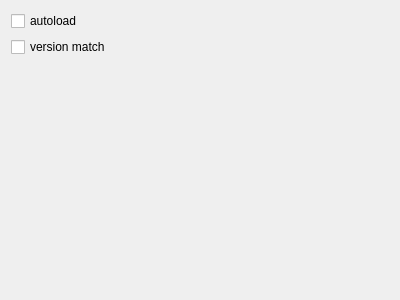
<?xml version="1.0" encoding="UTF-8"?>
<ui version="4.0">
 <class>OptAutoLoad</class>
 <widget class="QWidget" name="OptAutoLoad">
  <property name="geometry">
   <rect>
    <x>0</x>
    <y>0</y>
    <width>400</width>
    <height>300</height>
   </rect>
  </property>
  <property name="windowTitle">
   <string>Form</string>
  </property>
  <layout class="QVBoxLayout" name="verticalLayout">
   <item>
    <widget class="QCheckBox" name="checkBox">
     <property name="text">
      <string>autoload</string>
     </property>
    </widget>
   </item>
   <item>
    <widget class="QCheckBox" name="checkBoxVersionMatch">
     <property name="text">
      <string>version match</string>
     </property>
    </widget>
   </item>
   <item>
    <spacer name="verticalSpacer">
     <property name="orientation">
      <enum>Qt::Vertical</enum>
     </property>
     <property name="sizeHint" stdset="0">
      <size>
       <width>20</width>
       <height>40</height>
      </size>
     </property>
    </spacer>
   </item>
  </layout>
 </widget>
 <resources/>
 <connections/>
</ui>
